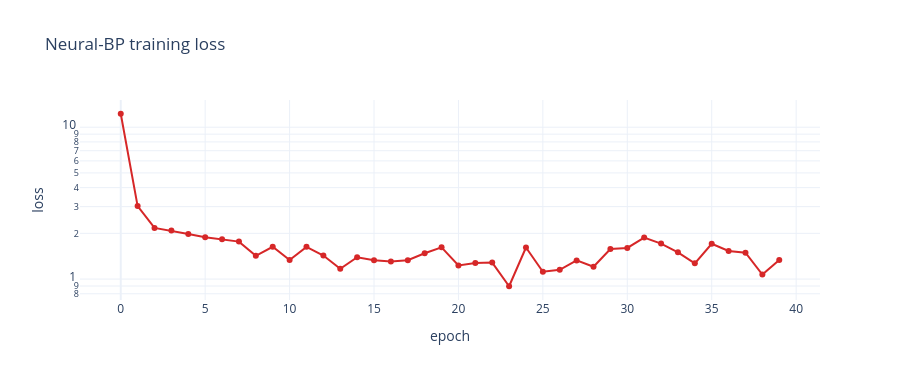

Notebook code cell kept with this figure:
### Code cell
fig = go.Figure()
fig.add_trace(go.Scatter(y=losses, mode="lines+markers",
                         name="mean training loss", line=dict(color="#d62728")))
fig.update_layout(title="Neural-BP training loss",
                  xaxis_title="epoch", yaxis_title="loss",
                  yaxis_type="log", height=380)
fig

### Figure 1 — Plotly figure (JSON) as saved in the notebook; plotly's stock layout.template omitted (floating-point values rounded to 4 significant figures)
{"data": [{"line": {"color": "#d62728"}, "mode": "lines+markers", "name": "mean training loss", "type": "scatter", "y": [12.26, 3.023, 2.173, 2.086, 1.982, 1.887, 1.83, 1.765, 1.424, 1.632, 1.334, 1.629, 1.43, 1.17, 1.393, 1.332, 1.307, 1.331, 1.478, 1.618, 1.231, 1.275, 1.284, 0.8969, 1.614, 1.118, 1.15, 1.327, 1.205, 1.576, 1.603, 1.875, 1.713, 1.5, 1.269, 1.708, 1.531, 1.491, 1.071, 1.336]}], "layout": {"height": 380, "title": {"text": "Neural-BP training loss"}, "xaxis": {"title": {"text": "epoch"}}, "yaxis": {"title": {"text": "loss"}, "type": "log"}}}
